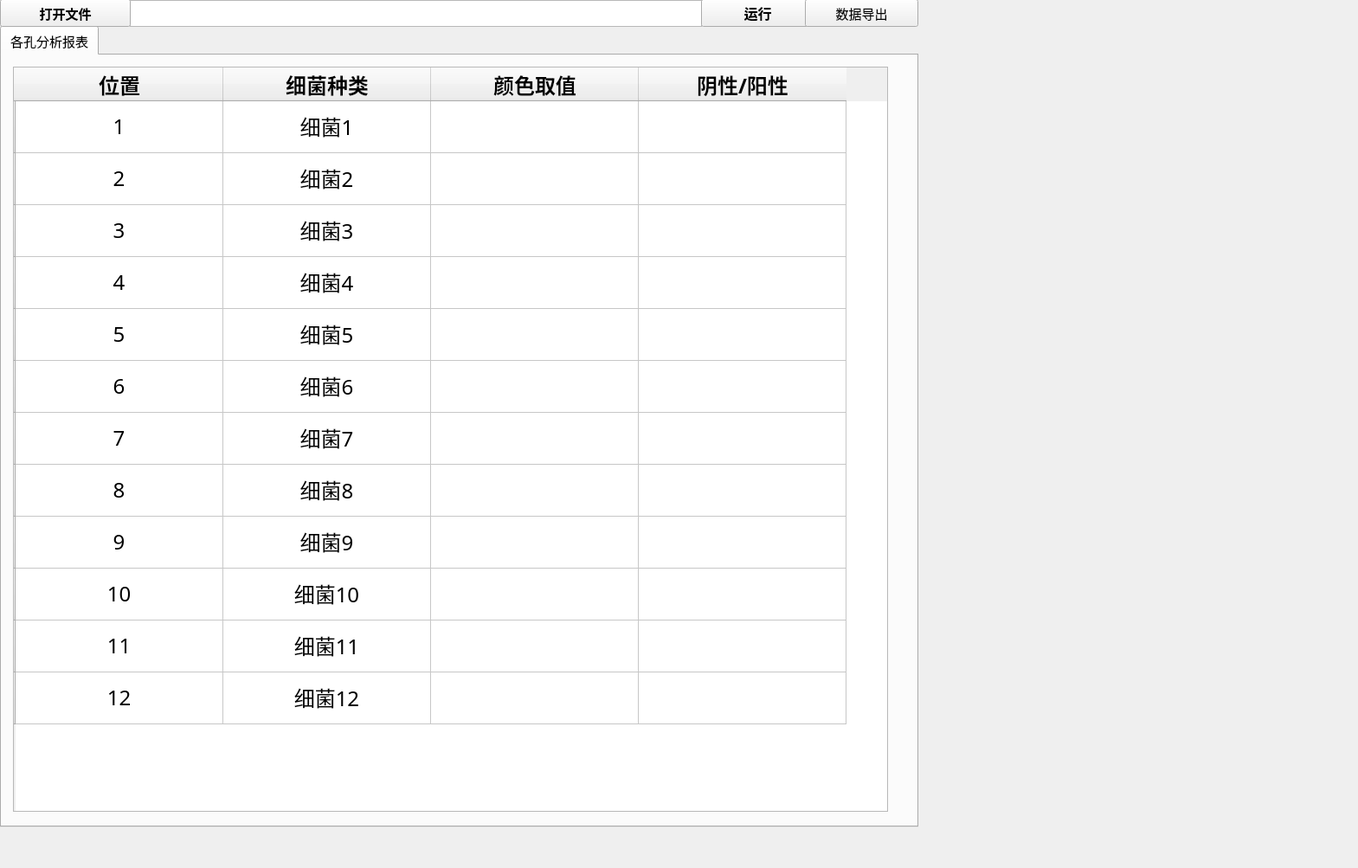
<?xml version="1.0" encoding="UTF-8"?>
<ui version="4.0">
 <class>MainWindow</class>
 <widget class="QMainWindow" name="MainWindow">
  <property name="geometry">
   <rect>
    <x>0</x>
    <y>0</y>
    <width>1569</width>
    <height>1003</height>
   </rect>
  </property>
  <property name="windowTitle">
   <string>MainWindow</string>
  </property>
  <widget class="QWidget" name="centralWidget">
   <widget class="QWidget" name="gridLayoutWidget">
    <property name="geometry">
     <rect>
      <x>0</x>
      <y>30</y>
      <width>1061</width>
      <height>926</height>
     </rect>
    </property>
    <layout class="QGridLayout" name="gridLayout">
     <item row="1" column="0">
      <widget class="QTabWidget" name="Original_Data">
       <property name="enabled">
        <bool>true</bool>
       </property>
       <property name="font">
        <font>
         <family>黑体</family>
         <pointsize>11</pointsize>
        </font>
       </property>
       <property name="currentIndex">
        <number>0</number>
       </property>
       <widget class="QWidget" name="tab_9">
        <property name="minimumSize">
         <size>
          <width>0</width>
          <height>888</height>
         </size>
        </property>
        <property name="maximumSize">
         <size>
          <width>1283</width>
          <height>16777215</height>
         </size>
        </property>
        <attribute name="title">
         <string>各孔分析报表</string>
        </attribute>
        <widget class="QTableWidget" name="analysis_report_table">
         <property name="geometry">
          <rect>
           <x>13</x>
           <y>13</y>
           <width>1011</width>
           <height>861</height>
          </rect>
         </property>
         <property name="font">
          <font>
           <family>黑体</family>
           <pointsize>18</pointsize>
          </font>
         </property>
         <property name="tabletTracking">
          <bool>false</bool>
         </property>
         <property name="contextMenuPolicy">
          <enum>Qt::DefaultContextMenu</enum>
         </property>
         <property name="layoutDirection">
          <enum>Qt::LeftToRight</enum>
         </property>
         <property name="textElideMode">
          <enum>Qt::ElideMiddle</enum>
         </property>
         <attribute name="horizontalHeaderVisible">
          <bool>true</bool>
         </attribute>
         <attribute name="horizontalHeaderCascadingSectionResizes">
          <bool>false</bool>
         </attribute>
         <attribute name="horizontalHeaderDefaultSectionSize">
          <number>240</number>
         </attribute>
         <attribute name="horizontalHeaderShowSortIndicator" stdset="0">
          <bool>false</bool>
         </attribute>
         <attribute name="horizontalHeaderStretchLastSection">
          <bool>false</bool>
         </attribute>
         <attribute name="verticalHeaderVisible">
          <bool>true</bool>
         </attribute>
         <attribute name="verticalHeaderDefaultSectionSize">
          <number>60</number>
         </attribute>
         <row>
          <property name="text">
           <string/>
          </property>
          <property name="font">
           <font>
            <pointsize>1</pointsize>
            <kerning>false</kerning>
           </font>
          </property>
         </row>
         <row>
          <property name="text">
           <string/>
          </property>
         </row>
         <row>
          <property name="text">
           <string/>
          </property>
         </row>
         <row>
          <property name="text">
           <string/>
          </property>
         </row>
         <row>
          <property name="text">
           <string/>
          </property>
         </row>
         <row>
          <property name="text">
           <string/>
          </property>
         </row>
         <row>
          <property name="text">
           <string/>
          </property>
         </row>
         <row>
          <property name="text">
           <string notr="true"/>
          </property>
         </row>
         <row>
          <property name="text">
           <string/>
          </property>
         </row>
         <row>
          <property name="text">
           <string/>
          </property>
         </row>
         <row>
          <property name="text">
           <string/>
          </property>
         </row>
         <row>
          <property name="text">
           <string/>
          </property>
         </row>
         <column>
          <property name="text">
           <string>位置</string>
          </property>
          <property name="font">
           <font>
            <family>Microsoft YaHei UI</family>
            <pointsize>18</pointsize>
            <weight>75</weight>
            <bold>true</bold>
           </font>
          </property>
          <property name="textAlignment">
           <set>AlignCenter</set>
          </property>
         </column>
         <column>
          <property name="text">
           <string>细菌种类</string>
          </property>
          <property name="font">
           <font>
            <pointsize>18</pointsize>
            <weight>75</weight>
            <bold>true</bold>
           </font>
          </property>
         </column>
         <column>
          <property name="text">
           <string>颜色取值</string>
          </property>
          <property name="font">
           <font>
            <weight>75</weight>
            <bold>true</bold>
           </font>
          </property>
         </column>
         <column>
          <property name="text">
           <string>阴性/阳性</string>
          </property>
          <property name="font">
           <font>
            <pointsize>18</pointsize>
            <weight>75</weight>
            <bold>true</bold>
           </font>
          </property>
          <property name="textAlignment">
           <set>AlignCenter</set>
          </property>
         </column>
         <item row="0" column="0">
          <property name="text">
           <string>1</string>
          </property>
          <property name="font">
           <font>
            <pointsize>18</pointsize>
           </font>
          </property>
          <property name="textAlignment">
           <set>AlignCenter</set>
          </property>
         </item>
         <item row="0" column="1">
          <property name="text">
           <string>细菌1</string>
          </property>
          <property name="textAlignment">
           <set>AlignCenter</set>
          </property>
         </item>
         <item row="1" column="0">
          <property name="text">
           <string>2</string>
          </property>
          <property name="font">
           <font>
            <pointsize>18</pointsize>
           </font>
          </property>
          <property name="textAlignment">
           <set>AlignCenter</set>
          </property>
         </item>
         <item row="1" column="1">
          <property name="text">
           <string>细菌2</string>
          </property>
          <property name="textAlignment">
           <set>AlignCenter</set>
          </property>
         </item>
         <item row="2" column="0">
          <property name="text">
           <string>3</string>
          </property>
          <property name="font">
           <font>
            <pointsize>18</pointsize>
           </font>
          </property>
          <property name="textAlignment">
           <set>AlignCenter</set>
          </property>
         </item>
         <item row="2" column="1">
          <property name="text">
           <string>细菌3</string>
          </property>
          <property name="textAlignment">
           <set>AlignCenter</set>
          </property>
         </item>
         <item row="3" column="0">
          <property name="text">
           <string>4</string>
          </property>
          <property name="font">
           <font>
            <pointsize>18</pointsize>
           </font>
          </property>
          <property name="textAlignment">
           <set>AlignCenter</set>
          </property>
         </item>
         <item row="3" column="1">
          <property name="text">
           <string>细菌4</string>
          </property>
          <property name="textAlignment">
           <set>AlignCenter</set>
          </property>
         </item>
         <item row="4" column="0">
          <property name="text">
           <string>5</string>
          </property>
          <property name="font">
           <font>
            <pointsize>18</pointsize>
           </font>
          </property>
          <property name="textAlignment">
           <set>AlignCenter</set>
          </property>
         </item>
         <item row="4" column="1">
          <property name="text">
           <string>细菌5</string>
          </property>
          <property name="textAlignment">
           <set>AlignCenter</set>
          </property>
         </item>
         <item row="5" column="0">
          <property name="text">
           <string>6</string>
          </property>
          <property name="font">
           <font>
            <pointsize>18</pointsize>
           </font>
          </property>
          <property name="textAlignment">
           <set>AlignCenter</set>
          </property>
         </item>
         <item row="5" column="1">
          <property name="text">
           <string>细菌6</string>
          </property>
          <property name="textAlignment">
           <set>AlignCenter</set>
          </property>
         </item>
         <item row="6" column="0">
          <property name="text">
           <string>7</string>
          </property>
          <property name="font">
           <font>
            <pointsize>18</pointsize>
           </font>
          </property>
          <property name="textAlignment">
           <set>AlignCenter</set>
          </property>
         </item>
         <item row="6" column="1">
          <property name="text">
           <string>细菌7</string>
          </property>
          <property name="textAlignment">
           <set>AlignCenter</set>
          </property>
         </item>
         <item row="7" column="0">
          <property name="text">
           <string>8</string>
          </property>
          <property name="font">
           <font>
            <pointsize>18</pointsize>
           </font>
          </property>
          <property name="textAlignment">
           <set>AlignCenter</set>
          </property>
         </item>
         <item row="7" column="1">
          <property name="text">
           <string>细菌8</string>
          </property>
          <property name="textAlignment">
           <set>AlignCenter</set>
          </property>
         </item>
         <item row="8" column="0">
          <property name="text">
           <string>9</string>
          </property>
          <property name="font">
           <font>
            <pointsize>18</pointsize>
           </font>
          </property>
          <property name="textAlignment">
           <set>AlignCenter</set>
          </property>
         </item>
         <item row="8" column="1">
          <property name="text">
           <string>细菌9</string>
          </property>
          <property name="textAlignment">
           <set>AlignCenter</set>
          </property>
         </item>
         <item row="9" column="0">
          <property name="text">
           <string>10</string>
          </property>
          <property name="font">
           <font>
            <pointsize>18</pointsize>
           </font>
          </property>
          <property name="textAlignment">
           <set>AlignCenter</set>
          </property>
         </item>
         <item row="9" column="1">
          <property name="text">
           <string>细菌10</string>
          </property>
          <property name="textAlignment">
           <set>AlignCenter</set>
          </property>
         </item>
         <item row="10" column="0">
          <property name="text">
           <string>11</string>
          </property>
          <property name="font">
           <font>
            <pointsize>18</pointsize>
           </font>
          </property>
          <property name="textAlignment">
           <set>AlignCenter</set>
          </property>
         </item>
         <item row="10" column="1">
          <property name="text">
           <string>细菌11</string>
          </property>
          <property name="textAlignment">
           <set>AlignCenter</set>
          </property>
         </item>
         <item row="11" column="0">
          <property name="text">
           <string>12</string>
          </property>
          <property name="font">
           <font>
            <pointsize>18</pointsize>
           </font>
          </property>
          <property name="textAlignment">
           <set>AlignCenter</set>
          </property>
         </item>
         <item row="11" column="1">
          <property name="text">
           <string>细菌12</string>
          </property>
          <property name="textAlignment">
           <set>AlignCenter</set>
          </property>
         </item>
        </widget>
       </widget>
      </widget>
     </item>
    </layout>
   </widget>
   <widget class="QTextBrowser" name="File_Path">
    <property name="geometry">
     <rect>
      <x>150</x>
      <y>0</y>
      <width>661</width>
      <height>31</height>
     </rect>
    </property>
    <property name="html">
     <string>&lt;!DOCTYPE HTML PUBLIC &quot;-//W3C//DTD HTML 4.0//EN&quot; &quot;http://www.w3.org/TR/REC-html40/strict.dtd&quot;&gt;
&lt;html&gt;&lt;head&gt;&lt;meta name=&quot;qrichtext&quot; content=&quot;1&quot; /&gt;&lt;style type=&quot;text/css&quot;&gt;
p, li { white-space: pre-wrap; }
&lt;/style&gt;&lt;/head&gt;&lt;body style=&quot; font-family:'SimSun'; font-size:9pt; font-weight:400; font-style:normal;&quot;&gt;
&lt;p style=&quot;-qt-paragraph-type:empty; margin-top:0px; margin-bottom:0px; margin-left:0px; margin-right:0px; -qt-block-indent:0; text-indent:0px; font-size:9.07563pt;&quot;&gt;&lt;br /&gt;&lt;/p&gt;&lt;/body&gt;&lt;/html&gt;</string>
    </property>
   </widget>
   <widget class="QPushButton" name="start_run">
    <property name="geometry">
     <rect>
      <x>810</x>
      <y>-1</y>
      <width>131</width>
      <height>32</height>
     </rect>
    </property>
    <property name="font">
     <font>
      <family>等线</family>
      <pointsize>12</pointsize>
      <weight>75</weight>
      <bold>true</bold>
     </font>
    </property>
    <property name="text">
     <string>运行</string>
    </property>
   </widget>
   <widget class="QPushButton" name="Open_File">
    <property name="geometry">
     <rect>
      <x>0</x>
      <y>-1</y>
      <width>151</width>
      <height>32</height>
     </rect>
    </property>
    <property name="font">
     <font>
      <pointsize>11</pointsize>
      <weight>75</weight>
      <bold>true</bold>
     </font>
    </property>
    <property name="text">
     <string>打开文件</string>
    </property>
   </widget>
   <widget class="QPushButton" name="Export">
    <property name="geometry">
     <rect>
      <x>930</x>
      <y>-1</y>
      <width>131</width>
      <height>32</height>
     </rect>
    </property>
    <property name="font">
     <font>
      <family>黑体</family>
      <pointsize>11</pointsize>
     </font>
    </property>
    <property name="text">
     <string>数据导出</string>
    </property>
   </widget>
  </widget>
 </widget>
 <resources/>
 <connections/>
</ui>
